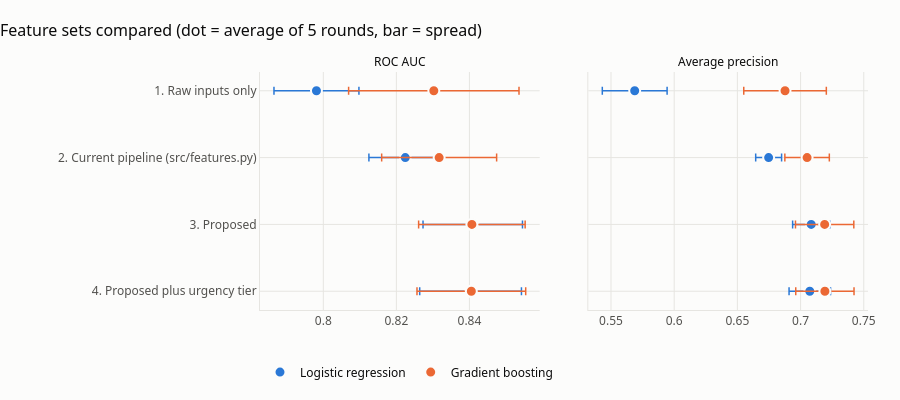

Source (notebook cell):
### Code cell
fig = make_subplots(rows=1, cols=2, subplot_titles=["ROC AUC", "Average precision"], horizontal_spacing=0.08,
                    shared_yaxes=True)
model_colors = {"Logistic regression": BLUE, "Gradient boosting": ORANGE}
for col, (metric, spread) in enumerate([("roc_auc", "roc_auc_spread"), ("avg_precision", "avg_precision_spread")], start=1):
    for model_name, color in model_colors.items():
        part = comparison[comparison["model"] == model_name]
        fig.add_trace(go.Scatter(
            x=part[metric], y=part["feature_set"], mode="markers", name=model_name,
            legendgroup=model_name, showlegend=col == 1,
            marker=dict(color=color, size=11, line=dict(color=SURFACE, width=2)),
            error_x=dict(type="data", array=part[spread], color=color, thickness=1.5, width=4),
            hovertemplate=model_name + "<br>%{y}<br>%{x:.3f}<extra></extra>",
        ), row=1, col=col)
fig.update_yaxes(autorange="reversed")
fig.update_annotations(font=dict(size=12, color=INK))
style(fig, "Feature sets compared (dot = average of 5 rounds, bar = spread)", height=400)
fig.update_layout(legend=dict(orientation="h", y=-0.2, x=0, font=dict(color=INK)), margin=dict(l=260, b=90))
fig.show()

### Figure 1 — Plotly figure (JSON) as saved in the notebook; plotly's stock layout.template omitted (floating-point values rounded to 4 significant figures)
{"data": [{"error_x": {"array": [0.01163, 0.009958, 0.01362, 0.01393], "color": "#2a78d6", "thickness": 1.5, "type": "data", "width": 4}, "hovertemplate": "Logistic regression<br>%{y}<br>%{x:.3f}<extra></extra>", "legendgroup": "Logistic regression", "marker": {"color": "#2a78d6", "line": {"color": "#fcfcfb", "width": 2}, "size": 11}, "mode": "markers", "name": "Logistic regression", "showlegend": true, "type": "scatter", "x": [0.7981, 0.8224, 0.8409, 0.8403], "xaxis": "x", "y": ["1. Raw inputs only", "2. Current pipeline (src/features.py)", "3. Proposed", "4. Proposed plus urgency tier"], "yaxis": "y"}, {"error_x": {"array": [0.02333, 0.01574, 0.01458, 0.01488], "color": "#eb6834", "thickness": 1.5, "type": "data", "width": 4}, "hovertemplate": "Gradient boosting<br>%{y}<br>%{x:.3f}<extra></extra>", "legendgroup": "Gradient boosting", "marker": {"color": "#eb6834", "line": {"color": "#fcfcfb", "width": 2}, "size": 11}, "mode": "markers", "name": "Gradient boosting", "showlegend": true, "type": "scatter", "x": [0.8302, 0.8317, 0.8407, 0.8405], "xaxis": "x", "y": ["1. Raw inputs only", "2. Current pipeline (src/features.py)", "3. Proposed", "4. Proposed plus urgency tier"], "yaxis": "y"}, {"error_x": {"array": [0.02563, 0.01024, 0.01471, 0.0164], "color": "#2a78d6", "thickness": 1.5, "type": "data", "width": 4}, "hovertemplate": "Logistic regression<br>%{y}<br>%{x:.3f}<extra></extra>", "legendgroup": "Logistic regression", "marker": {"color": "#2a78d6", "line": {"color": "#fcfcfb", "width": 2}, "size": 11}, "mode": "markers", "name": "Logistic regression", "showlegend": false, "type": "scatter", "x": [0.5688, 0.6747, 0.7084, 0.7073], "xaxis": "x2", "y": ["1. Raw inputs only", "2. Current pipeline (src/features.py)", "3. Proposed", "4. Proposed plus urgency tier"], "yaxis": "y2"}, {"error_x": {"array": [0.03267, 0.0176, 0.02308, 0.02305], "color": "#eb6834", "thickness": 1.5, "type": "data", "width": 4}, "hovertemplate": "Gradient boosting<br>%{y}<br>%{x:.3f}<extra></extra>", "legendgroup": "Gradient boosting", "marker": {"color": "#eb6834", "line": {"color": "#fcfcfb", "width": 2}, "size": 11}, "mode": "markers", "name": "Gradient boosting", "showlegend": false, "type": "scatter", "x": [0.6877, 0.7051, 0.719, 0.7192], "xaxis": "x2", "y": ["1. Raw inputs only", "2. Current pipeline (src/features.py)", "3. Proposed", "4. Proposed plus urgency tier"], "yaxis": "y2"}], "layout": {"annotations": [{"font": {"color": "#0b0b0b", "size": 12}, "showarrow": false, "text": "ROC AUC", "x": 0.23, "xanchor": "center", "xref": "paper", "y": 1, "yanchor": "bottom", "yref": "paper"}, {"font": {"color": "#0b0b0b", "size": 12}, "showarrow": false, "text": "Average precision", "x": 0.77, "xanchor": "center", "xref": "paper", "y": 1, "yanchor": "bottom", "yref": "paper"}], "font": {"color": "#52514e", "family": "Segoe UI, Arial, sans-serif", "size": 12}, "height": 400, "hoverlabel": {"bgcolor": "white", "font": {"color": "#0b0b0b"}}, "legend": {"font": {"color": "#0b0b0b"}, "orientation": "h", "x": 0, "y": -0.2}, "margin": {"b": 90, "l": 260, "r": 32, "t": 72}, "paper_bgcolor": "#fcfcfb", "plot_bgcolor": "#fcfcfb", "title": {"font": {"color": "#0b0b0b", "size": 16}, "text": "Feature sets compared (dot = average of 5 rounds, bar = spread)", "x": 0, "xanchor": "left"}, "xaxis": {"anchor": "y", "domain": [0, 0.46], "gridcolor": "#e6e5e1", "linecolor": "#e6e5e1", "zeroline": false}, "xaxis2": {"anchor": "y2", "domain": [0.54, 1], "gridcolor": "#e6e5e1", "linecolor": "#e6e5e1", "zeroline": false}, "yaxis": {"anchor": "x", "autorange": "reversed", "domain": [0, 1], "gridcolor": "#e6e5e1", "linecolor": "#e6e5e1", "zeroline": false}, "yaxis2": {"anchor": "x2", "autorange": "reversed", "domain": [0, 1], "gridcolor": "#e6e5e1", "linecolor": "#e6e5e1", "matches": "y", "showticklabels": false, "zeroline": false}}}
